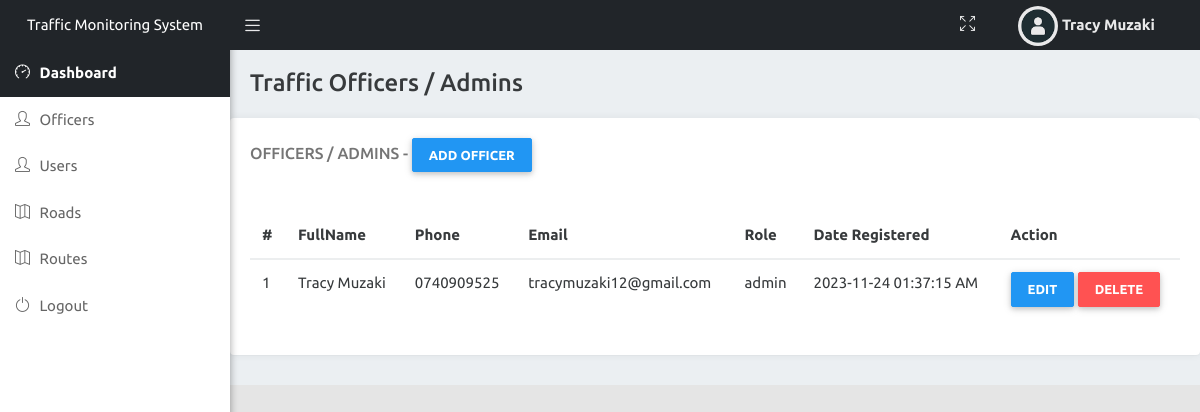
The page /dashboard?officers (signed in) on the database its author committed.
### tables this page shows
CREATE TABLE `users` (
  `userid` int(11) NOT NULL,
  `fullname` varchar(200) NOT NULL,
  `phone` varchar(200) NOT NULL,
  `email` varchar(200) NOT NULL,
  `password` varchar(200) NOT NULL,
  `token` varchar(200) NOT NULL,
  `role` varchar(100) NOT NULL,
  `date_registered` varchar(100) NOT NULL
);

### dashboard/index.php (the view, shortened to what this page needs)
<?php include 'header.php';
if ($role == 'admin') {
   if (isset($_REQUEST['officers'])) { ?>
   <div class="content-wrapper">
      <div class="container-fluid">
         <div class="row">
            <div class="main-header">
               <h4>Traffic Officers / Admins</h4>
            </div>
         </div>
         <div class="row dashboard-header">
             <div class="card">
               <div class="card-header">
                  <h5 class="card-header-text">Officers / Admins  - <a href="#addofficer" class="btn btn-primary" data-toggle="modal">Add Officer</a></h5>
               </div>
               <div class="card-block">
                  <div class="row">
                     <div class="col-sm-12 table-responsive">
                        <table class="table table-hover">
                           <thead>
                              <tr>
                                 <th>#</th>
                                 <th>FullName</th>
                                 <th>Phone</th>
                                 <th>Email</th>
                                 <th>Role</th>
                                 <th>Date Registered</th>
                                 <th>Action</th>
                              </tr>
                           </thead>
                           <tbody>
                           <?php $users = $dbh->query("SELECT * FROM users WHERE role ='admin' ORDER BY userid DESC ");
                           $x = 1;
                           while($rx = $users->fetch(PDO::FETCH_OBJ)){ ?>
                              <tr>
                                 <td><?=$x++; ?></td>
                                 <td><?=$rx->fullname; ?></td>
                                 <td><?=$rx->phone; ?></td>
                                 <td><?=$rx->email; ?></td>
                                 <td><?=$rx->role; ?></td>
                                 <td><?=$rx->date_registered; ?></td>
                                 <td>
                                    <a href="#edit-user<?=$rx->userid; ?>" data-toggle="modal" class="btn btn-primary">Edit</a>
                                    <a onclick="return confirm('Do you really want to delete this officer?. '); " href="?delete-user=<?=$rx->userid; ?>" class="btn btn-danger">Delete</a>
                                 </td>
                              </tr>
                           <?php include 'edit-user.php'; } ?>
                           </tbody>
                        </table>
                     </div>
                  </div>
               </div>
            </div>
         </div>
      </div>
   </div>
   <?php }elseif (isset($_REQUEST['delete-user'])) {
      dbDelete('users','userid',$_REQUEST['delete-user']);
      redirect_page('?users'); ?>
   <?php }elseif (isset($_REQUEST['delete-road'])) {
      dbDelete('roads','road_id',$_REQUEST['delete-road']);
      redirect_page('?roads'); ?>
   <?php }elseif (isset($_REQUEST[''])) { ?>
   <?php }elseif (isset($_REQUEST[''])) { ?>
   <?php }elseif (isset($_REQUEST[''])) { ?>
   <?php }elseif (isset($_REQUEST[''])) { ?>
   <?php }elseif (isset($_REQUEST[''])) { ?>
   <?php }elseif (isset($_REQUEST[''])) { ?>
<?php } ?>
<?php } ?>
<?php include 'footer.php'; ?>

### dashboard/assets/css/menu.css (style rules this page uses)
.fixed .content-wrapper { margin-top: 50px; }
.content-wrapper { height: 100%; background-color: #ebeff2; margin-left: 230px; z-index: 820; -webkit-transition: all 0.3s ease-in-out; -moz-transition: all 0.3s ease-in-out; -ms-transition: all 0.3s ease-in-out; transition: all 0.3s ease-in-out; }

### rows shown on the page
users: fullname "Tracy Muzaki", phone "0740909525", email "tracymuzaki12@gmail.com", role "admin", date_registered "2023-11-24 01:37:15 AM"

### other values the page prints
$fullname "Tracy Muzaki"
